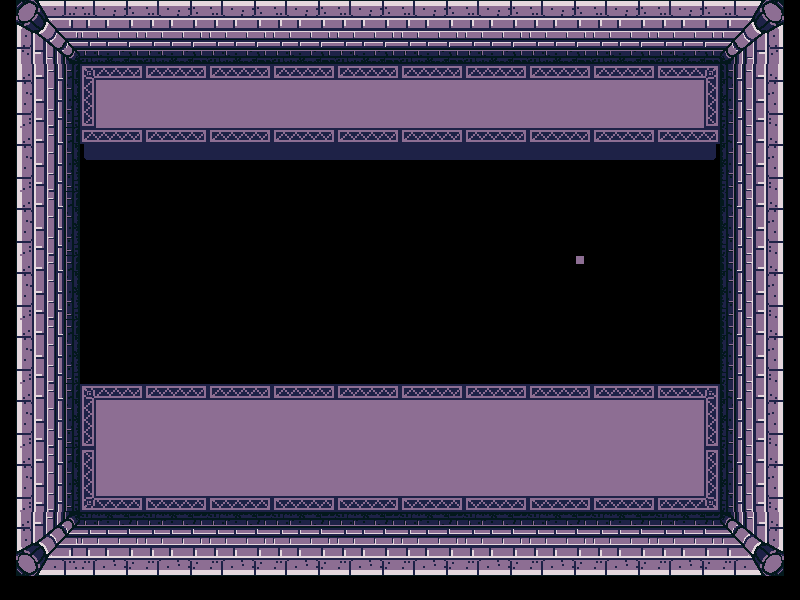

A 2D game scene composited from a Tiled map and its tileset images. What follows is a short description and the map's XML, with each tile layer's data collapsed to a summary:
An orthogonal 100x75 tile map with 8x8 px tiles, 1 tile layer (bg), 2 hidden layers not drawn, 2 tilesets.

<map version="1.0" tiledversion="1.1.5" orientation="orthogonal" renderorder="right-down" width="100" height="75" tilewidth="8" tileheight="8" infinite="0" nextobjectid="1">
 <tileset firstgid="1" name="tiles" tilewidth="8" tileheight="8" tilecount="2048" columns="64">
  <image source="../images/dungeon-tiles-imp.png" width="512" height="256" />
 </tileset>
 <tileset firstgid="2049" name="stepping-stones" tilewidth="64" tileheight="64" tilecount="32" columns="8">
  <image source="../images/tile-pholders.png" width="512" height="256" />
 </tileset>
 <layer name="bg" width="100" height="75">
  <properties>
   <property name="tileset" value="" />
  </properties>
  <data>[7500 cells, 4681 non-empty, 918 distinct tile ids]</data>
 </layer>
 <layer name="level" width="100" height="75" visible="0">
  <data>[7500 cells, 18 non-empty, 4 distinct tile ids]</data>
 </layer>
 <layer name="fg decos" width="100" height="75" visible="0">
  <data>[7500 cells, 24 non-empty, 6 distinct tile ids]</data>
 </layer>
</map>
